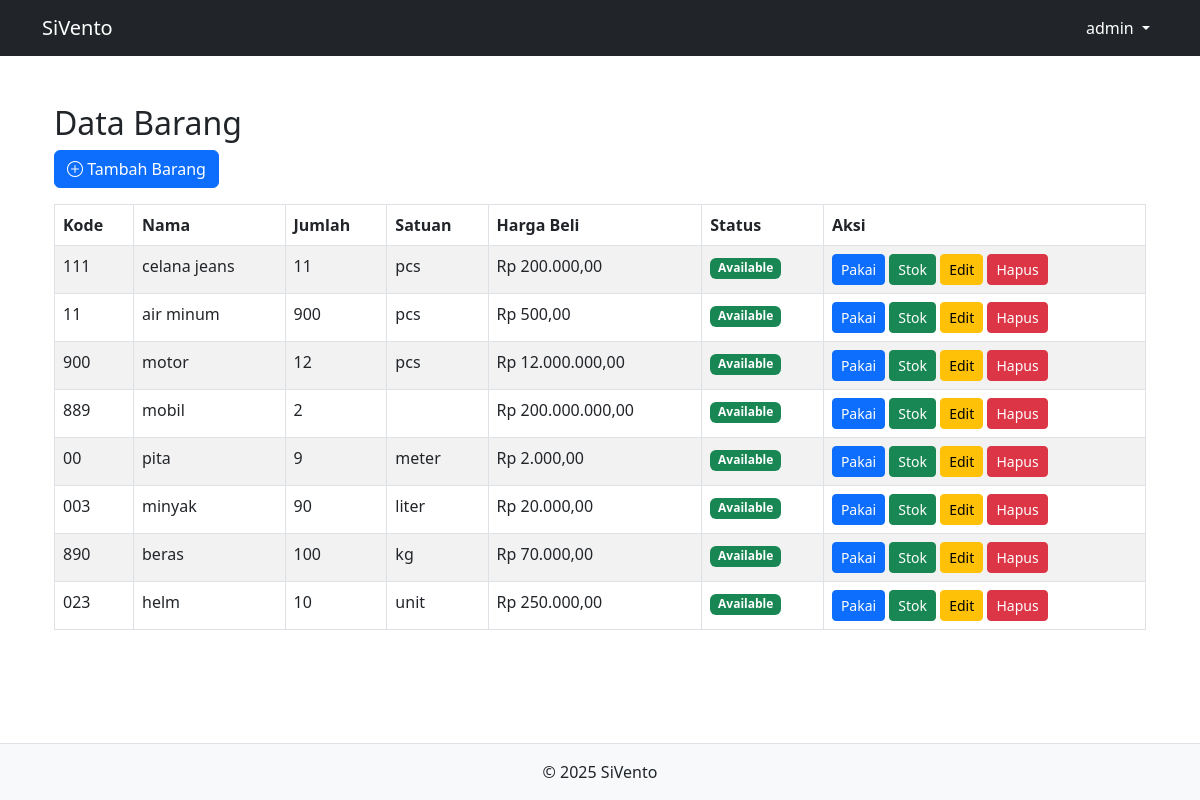
Page / (signed in) on the earlier database version.
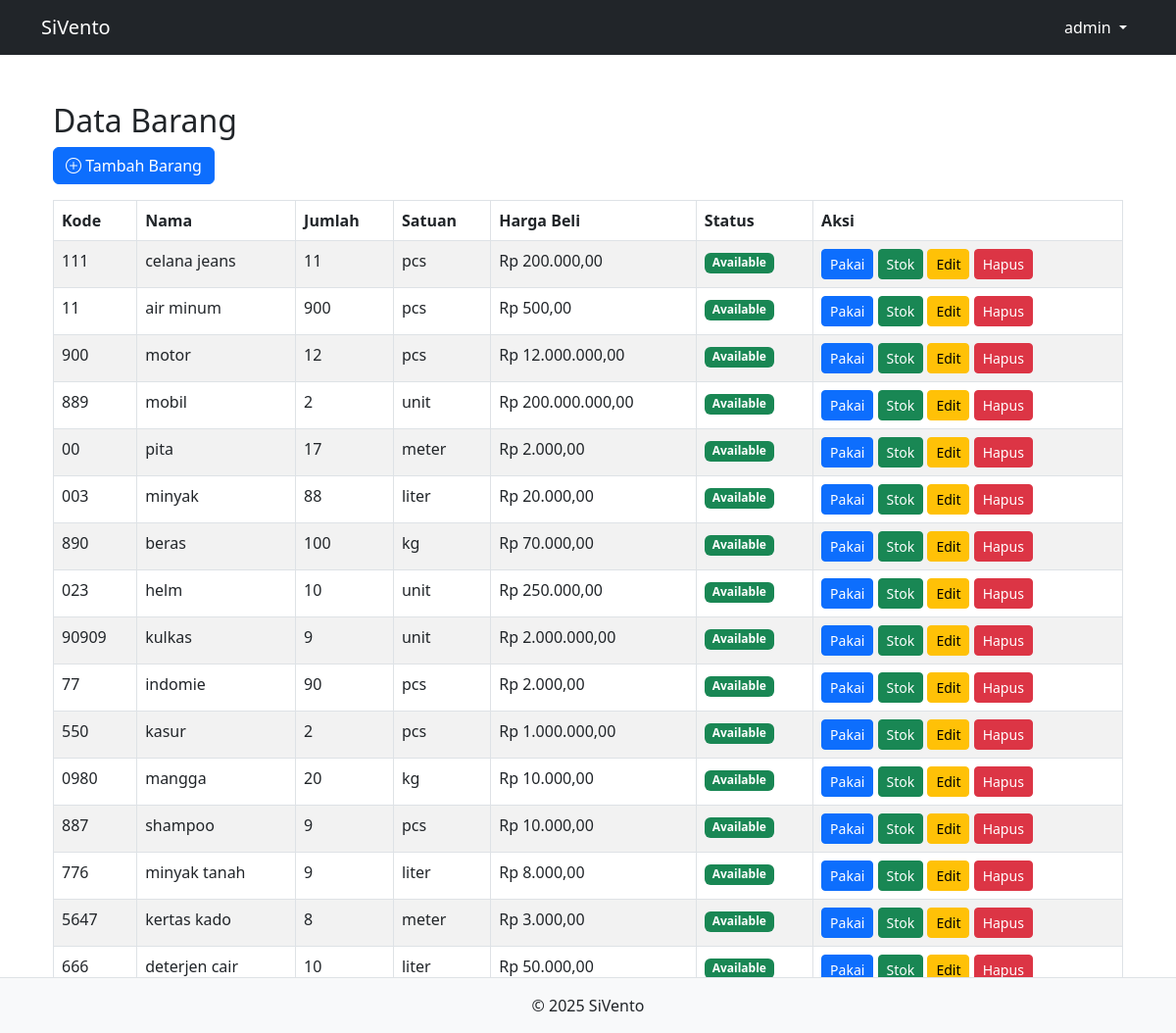
Same page on the later database version.
### tables this page shows
CREATE TABLE `tb_inventory` (
  `id_barang` int(10) NOT NULL,
  `kode_barang` varchar(20) NOT NULL,
  `nama_barang` varchar(50) NOT NULL,
  `jumlah_barang` int(10) DEFAULT 0,
  `satuan_barang` enum('kg','pcs','liter','meter','unit') NOT NULL,
  `harga_beli` double(20,2) DEFAULT NULL,
  `status_barang` tinyint(1) DEFAULT 0,
  `created_at` timestamp NOT NULL DEFAULT current_timestamp(),
  `updated_at` timestamp NOT NULL DEFAULT current_timestamp() ON UPDATE current_timestamp()
);

### index.php (the view, shortened to what this page needs)
<?php
include 'config/connect.php';
?>
<!DOCTYPE html>
<html lang="en">
<head>
    <link rel="stylesheet" href="https://cdn.jsdelivr.net/npm/bootstrap@5.3.0/dist/css/bootstrap.min.css">
    <link rel="stylesheet" href="https://cdn.datatables.net/1.13.6/css/dataTables.bootstrap5.min.css">
    <link href="https://cdn.jsdelivr.net/npm/bootstrap-icons@1.10.5/font/bootstrap-icons.css" rel="stylesheet" />
</head>
<body>
    <?php include 'header.php'; ?>
    <div class="container py-4">
        <h2>Data Barang</h2>
        <?php if (isset($_SESSION['role']) && $_SESSION['role'] === 'admin'): ?>
            <a href="add.php" class="btn btn-primary mb-3">
                <i class="bi bi-plus-circle"></i> Tambah Barang
            </a>
        <?php endif; ?>
        <table id="barangTable" class="table table-bordered table-striped">
            <thead>
                <tr>
                    <th>Kode</th>
                    <th>Nama</th>
                    <th>Jumlah</th>
                    <th>Satuan</th>
                    <th>Harga Beli</th>
                    <th>Status</th>
                    <th>Aksi</th>
                </tr>
            </thead>
            <tbody>
            <?php
            $result = $koneksi->query("SELECT * FROM tb_inventory");
            while ($row = $result->fetch_assoc()) {
                $disabled = $row['status_barang'] == 0 ? 'disabled' : '';
                $tooltip = $row['status_barang'] == 0 ? 'Barang tidak tersedia' : 'Gunakan barang';
                $adminButtons = '';
                if ($_SESSION['role'] === 'admin') {
                    $adminButtons = "
                        <a href='add_stock.php?id={$row['id_barang']}' class='btn btn-success btn-sm'>Stok</a>
                        <a href='edit.php?id={$row['id_barang']}' class='btn btn-warning btn-sm'>Edit</a>
                        <a href='delete.php?id={$row['id_barang']}' class='btn btn-danger btn-sm' onclick=\"return confirm('Yakin ingin menghapus barang ini?')\">Hapus</a>
                    ";
                }
                echo "<tr>
                    <td>{$row['kode_barang']}</td>
                    <td>{$row['nama_barang']}</td>
                    <td>{$row['jumlah_barang']}</td>
                    <td>{$row['satuan_barang']}</td>
                    <td>Rp " . number_format($row['harga_beli'], 2, ',', '.') . "</td>
                    <td>
                        <span class='badge " . ($row['status_barang'] ? 'bg-success' : 'bg-danger') . "'>
                            " . ($row['status_barang'] ? 'Available' : 'Not-Available') . "
                        </span>
                    </td>
                    <td>
                        <a href='usage.php?id={$row['id_barang']}' class='btn btn-primary btn-sm {$disabled}' title='{$tooltip}'>Pakai</a>
                        {$adminButtons}
                    </td>
                </tr>";
            }
            ?>
            </tbody>
        </table>
    </div>
    <?php include 'footer.php'; ?>
</body>
</html>

### header.php (shortened to what this page needs)
<!DOCTYPE html>
<html lang="id">
<head>
    <link rel="stylesheet" href="https://cdn.jsdelivr.net/npm/bootstrap@5.3.0/dist/css/bootstrap.min.css">
</head>
<body>
<nav class="navbar navbar-expand-lg navbar-dark bg-dark mb-4">
    <div class="container">
        <?php
            $dashboard = ($_SESSION['role'] === 'admin') ? 'admin_dashboard.php' : 'user_dashboard.php';
        ?>
        <a class="navbar-brand" href="<?= $dashboard ?>">SiVento</a>
        <div class="collapse navbar-collapse justify-content-end">
            <ul class="navbar-nav">
                <li class="nav-item dropdown">
                    <a class="nav-link dropdown-toggle text-white" href="#" id="profileDropdown" role="button" data-bs-toggle="dropdown" aria-expanded="false">
                        <?= $_SESSION['username'] ?>
                    </a>
                </li>
            </ul>
        </div>
    </div>
</nav>
<div class="container">

### footer.php (shortened to what this page needs)
</div>
<footer class="bg-light text-center py-3 mt-5 border-top fixed-bottom">
    <p class="mb-0">&copy; <?= date('Y') ?> SiVento </p>
</footer>
</body>
</html>

Differences in the rows shown:
changed tb_inventory "mobil": satuan_barang (not shown) → "unit"
changed tb_inventory "pita": jumlah_barang "9" → "17"
changed tb_inventory "minyak": jumlah_barang "90" → "88"
added tb_inventory: kode_barang "90909", nama_barang "kulkas", jumlah_barang "9", satuan_barang "unit", harga_beli "2.000.000,00", status_barang "Available"
added tb_inventory: kode_barang "77", nama_barang "indomie", jumlah_barang "90", satuan_barang "pcs", harga_beli "2.000,00", status_barang "Available"
added tb_inventory: kode_barang "550", nama_barang "kasur", jumlah_barang "2", satuan_barang "pcs", harga_beli "1.000.000,00", status_barang "Available"
added tb_inventory: kode_barang "0980", nama_barang "mangga", jumlah_barang "20", satuan_barang "kg", harga_beli "10.000,00", status_barang "Available"
added tb_inventory: kode_barang "887", nama_barang "shampoo", jumlah_barang "9", satuan_barang "pcs", harga_beli "10.000,00", status_barang "Available"
added tb_inventory: kode_barang "776", nama_barang "minyak tanah", jumlah_barang "9", satuan_barang "liter", harga_beli "8.000,00", status_barang "Available"
added tb_inventory: kode_barang "5647", nama_barang "kertas kado", jumlah_barang "8", satuan_barang "meter", harga_beli "3.000,00", status_barang "Available"
added tb_inventory: kode_barang "666", nama_barang "deterjen cair", jumlah_barang "10", satuan_barang "liter", harga_beli "50.000,00", status_barang "Available"
